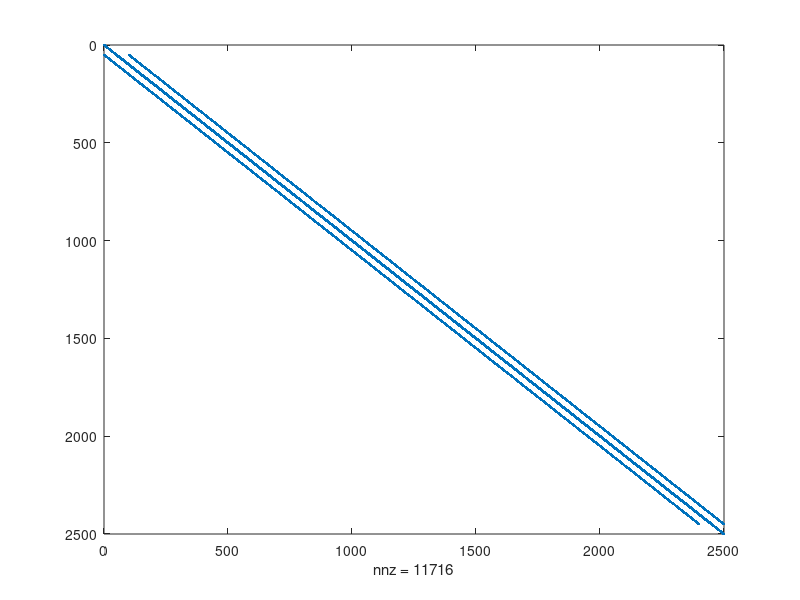

Recreate this plot in MATLAB.
nx=50;
ny=50;

G=sparse(nx*ny,nx*ny);

for x=1:nx
    for y=1:ny
        % Mapping Equation, converts discretized 2D spacial domain 
        % to 1D vector in the "equation domain"
        n=y+(x-1)*ny; 
        if (x==1||y==1||x==nx||y==ny)
            % For boundaries, G matrix is set to 1             
            G(n,n)=1; 
        else
            % For the rest of the G matrix, populate using finite difference
            G(n,n)=-4;      % Relation to self (n?)
            G(n,n+1)=1;     % Relation to the node to the right (nxp)
            G(n,n-1)=1;     % Relation to the node to the left (nxm) 
            G(n,n+ny)=1;    % Relation to the node above (nyp)
            G(n,n-ny)=1;    % Relation to the node below (nym)
        end
    end
end

spy(G);